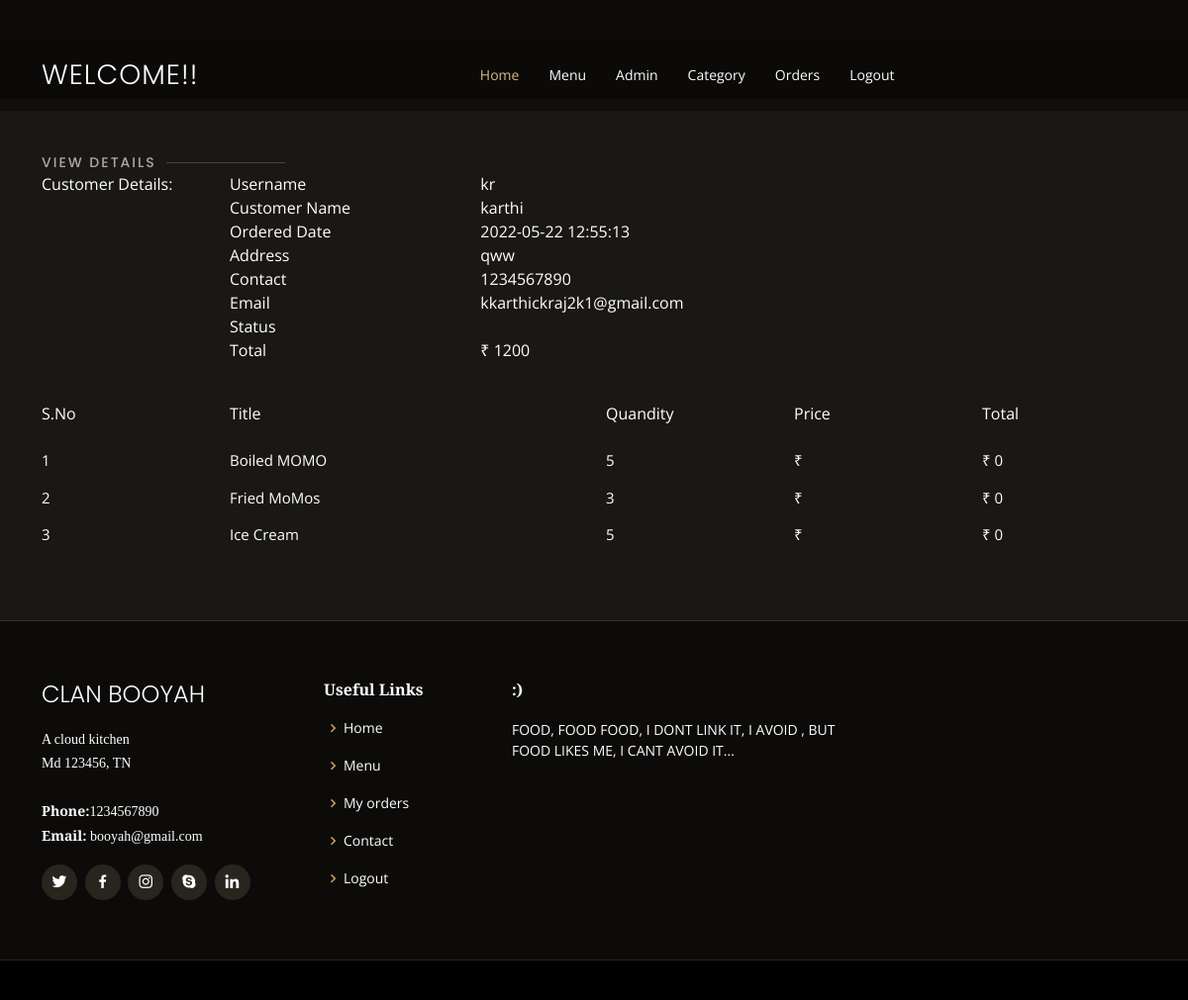
Page /vieworders.php?id=1 (signed in) on the earlier database version.
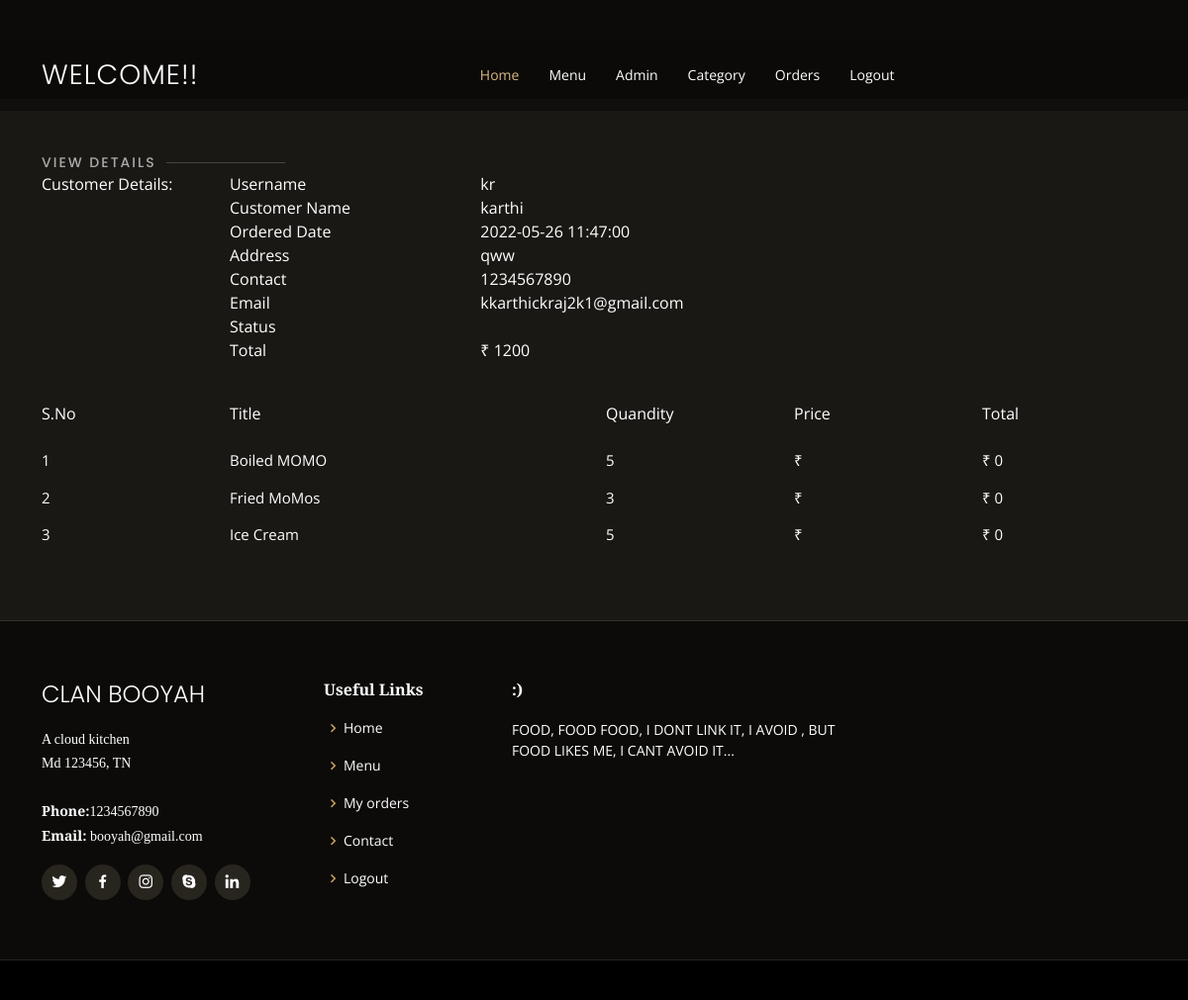
Same page on the later database version.
### tables this page shows
CREATE TABLE `myorders` (
  `id` int(10) NOT NULL,
  `total` float DEFAULT NULL,
  `order_date` timestamp NOT NULL DEFAULT current_timestamp() ON UPDATE current_timestamp(),
  `status` varchar(50) NOT NULL,
  `customer_id` int(11) DEFAULT NULL,
  `customer_name` varchar(255) NOT NULL,
  `customer_contact` varchar(20) NOT NULL,
  `customer_email` varchar(150) NOT NULL,
  `customer_address` varchar(255) NOT NULL
);

CREATE TABLE `food` (
  `id` int(10) UNSIGNED NOT NULL,
  `title` varchar(100) NOT NULL,
  `description` text NOT NULL,
  `price` decimal(10,0) NOT NULL,
  `image_name` varchar(255) NOT NULL,
  `category_id` int(10) UNSIGNED NOT NULL,
  `featured` varchar(10) NOT NULL,
  `active` varchar(10) NOT NULL
);

CREATE TABLE `orders` (
  `id` int(20) NOT NULL,
  `order_id` int(11) DEFAULT NULL,
  `food_id` varchar(40) DEFAULT NULL,
  `quandity` varchar(40) DEFAULT NULL
);

### vieworders.php (the view, shortened to what this page needs)
<?php
include('header.php');
if(isset($_GET['id'])){
    $id=$_GET['id'];
    $sql="SELECT myorders.total as total, myorders.order_date as date, myorders.status as status, myorders.customer_name as customer_name, myorders.customer_contact as contact, myorders.customer_email as email, myorders.customer_address as address, orders.quandity as quandity, food.title as title, orders.priceperqty as price, admin.name as username FROM `myorders` inner join orders on orders.order_id=myorders.id INNER JOIN food on food.id =orders.food_id INNER JOIN admin on admin.id = myorders.customer_id WHERE myorders.id = '$id'";
    $res=mysqli_query($conn,$sql);
    $sql2="SELECT myorders.total as total, myorders.order_date as date, myorders.status as status, myorders.customer_name as customer_name, myorders.customer_contact as contact, myorders.customer_email as email, myorders.customer_address as address, orders.quandity as quandity, food.title as title, orders.priceperqty as price, admin.name as username FROM `myorders` inner join orders on orders.order_id=myorders.id INNER JOIN food on food.id =orders.food_id INNER JOIN admin on admin.id = myorders.customer_id WHERE myorders.id = '$id'";
    $res2=mysqli_query($conn,$sql2);
            $row= mysqli_fetch_assoc($res);
}else{
    header('location:manage-orders.php');
}
?>
<section id="menu" class="menu section-bg mtop">
      <div class="container" data-aos="fade-up">
    <div class="section-title">
          <h2>View Details</h2>
          <div class="row">
              <div class="col-lg-2">
                  Customer Details:
              </div>
              <div class="col-lg-8">
                  <div class="row">
                      <div class="col-lg-4">
                          Username
                      </div>
                      <div class="col-lg-8">
                      <?php
                      echo $row['username'];
                      ?>
                      </div>
                      <div class="col-lg-4">
                      Customer Name
                      </div>
                      <div class="col-lg-8">
                      <?php
                      echo $row['customer_name'];
                      ?>
                      </div>
                      <div class="col-lg-4">
                          Ordered Date
                      </div>
                      <div class="col-lg-8">
                      <?php
                      echo $row['date'];
                      ?>
                      </div>
                      <div class="col-lg-4">
                          Address
                      </div>
                      <div class="col-lg-8">
                      <?php
                      echo $row['address'];
                      ?>
                      </div>
                      <div class="col-lg-4">
                          Contact
                      </div>
                      <div class="col-lg-8">
                      <?php
                      echo $row['contact'];
                      ?>
                      </div>
                      <div class="col-lg-4">
                      Email
                      </div>
                      <div class="col-lg-8">
                      <?php
                      echo $row['email'];
                      ?>
                      </div>
                      <div class="col-lg-4">
                      Status
                      </div>
                      <div class="col-lg-8">
                      </div>
                      <div class="col-lg-4">
                      Total
                      </div>
                      <div class="col-lg-8">
                      ₹
                      <?php
                      echo $row['total'];
                      ?>
                      </div>
                  </div>
              </div>
          </div>
        </div>
        <div data-aos="fade-up" data-aos-delay="200">
            <div class="row mb-4" >
            <div class="col-lg-2">S.No</div>
            <div class="col-lg-4">Title</div>
            <div class="col-lg-2">Quandity</div>
            <div class="col-lg-2">Price</div>
            <div class="col-lg-2">Total</div>
            </div>
            <?php
    $sn=1;
          while($row1=mysqli_fetch_assoc($res2))
          {
              ?>
              <div class="row admintablefont">
                <div class="col-lg-2"><?php echo $sn++ ;?></div>
                <div class="col-lg-4"><?php echo $row1['title']; ?></div>
                <div class="col-lg-2"><?php echo $row1['quandity']; ?></div>
                <div class="col-lg-2">₹ <?php echo $row1['price']; ?></div>
                <div class="col-lg-2">₹ <?php echo $row1['quandity']*$row1['price']; ?></div>
              </div>
              <?php
          }
?>
        </div>
      </div>
    </section>
<?php
include('footer.php');
?>

Differences in the rows shown:
changed myorders "karthi": order_date "2022-05-22 12:55:13" → "2022-05-26 11:47:00"
